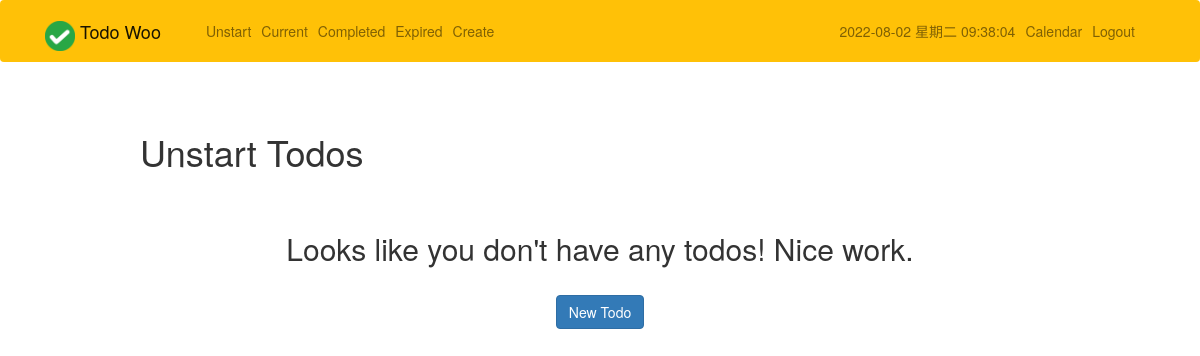
/unstart/ (signed in), run on an earlier commit of the app's database.
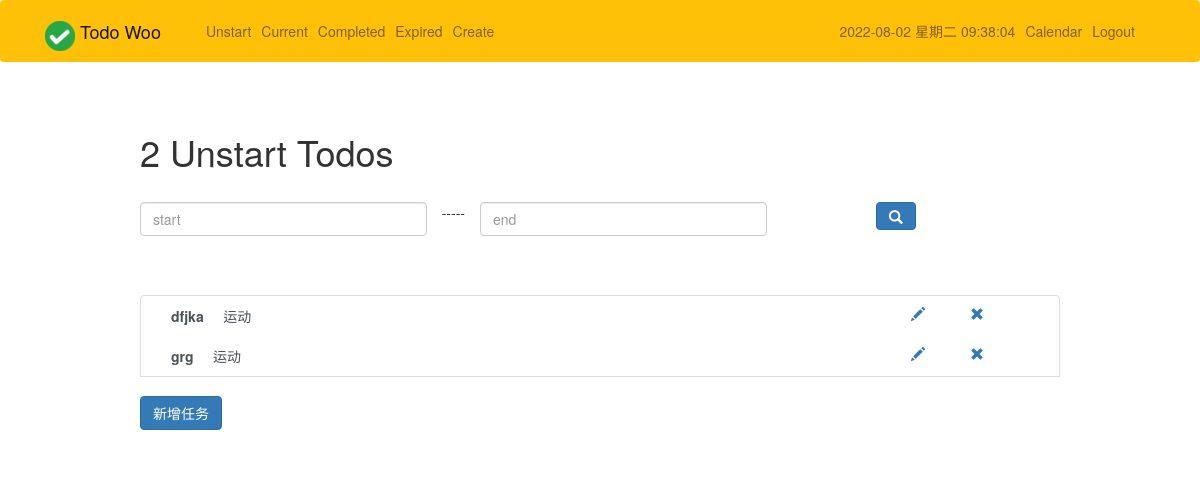
And on a later commit of the database.
### todo/models.py (models this page shows, shortened)
class Todo(models.Model):
    title = models.CharField(verbose_name="标题", max_length=100)
    memo = models.TextField(verbose_name="内容", blank=True)
    created = models.DateTimeField(auto_now_add=True)
    datecompleted = models.DateTimeField(null=True, blank=True)
    important = models.BooleanField(default=False)  # 不要用这个，没有用
    user = models.ForeignKey(User, on_delete=models.CASCADE)
    level = models.SmallIntegerField(verbose_name="任务重要性", choices=level_choices, default=0)
    expiration_date = models.DateTimeField(verbose_name="任务截止日期", null=True, blank=True)
    status = models.SmallIntegerField(verbose_name="任务状态", choices=status_choices, default=0)
    predict_hour = models.IntegerField(verbose_name="预计花费小时", default=0)
    predict_minute = models.IntegerField(verbose_name="预计花费分钟", default=0)
    isDaily = models.BooleanField(verbose_name="日常", default=False)
    fixedTime_start = models.TimeField(verbose_name="日常任务固定时间开始", null=True, blank=True)
    fixedTime_end = models.TimeField(verbose_name="日常任务固定时间结束", null=True, blank=True)
    tag = models.SmallIntegerField(verbose_name="标签", choices=tag_choices, default=0)
    overdue = models.BooleanField(default=False)

### todo/views.py (the view)
# urls.py: path('unstart/', views.unstarttodos, name='unstarttodos'),
@login_required
def unstarttodos(request):
    data_dict = {}
    tomorrow = (datetime.date.today() + datetime.timedelta(days=1)).strftime("%Y-%m-%d")
    start = request.GET.get('start')
    end = request.GET.get('end')
    if start and end:
        data_dict['expiration_date__lt'] = end
        data_dict['expiration_date__gt'] = start
    data_dict['status'] = 0
    data_dict['overdue'] = False
    todos = Todo.objects.filter(user=request.user, datecompleted__isnull=True, expiration_date__gte=tomorrow,
                                **data_dict)
    return render(request, 'todo/unstarttodo.html', {'todos': todos})

### todo/templates/todo/unstarttodo.html (shortened to what this page needs)
{% extends "todo/base.html" %}
{% load static %}
{% block css %}
    <link rel="stylesheet" href="{% static 'plugins/bootstrap_dist/css/bootstrap.css' %}">
    <link rel="stylesheet" href={% static 'plugins/bootstrap-datetimepicker-master/css/bootstrap-datetimepicker.css' %}>
{% endblock %}
{% block content %}
    <div class="row justify-content-center mt-5">
        <div class="col-md-10">
            {% if todos %}
                <h1>{{ todos.count }} Unstart Todo{{ todos.count|pluralize }}</h1>
                <br>
                <form method="get">
                    <div class="row">
                        <div class="form-group col-md-4">
                            <input id="start" name="start" class="form-control" type="text" required
                                   placeholder="start">
                        </div>
                        -----
                        <div class="form-group col-md-4">
                            <input id="end" name="end" class="form-control" type="text" required placeholder="end">
                        </div>
                        <div class="form-group col-md-1">&nbsp</div>
                        <div class="form-group col-md-1">
                            <button type="submit" class="btn btn-primary">
                                <span class="glyphicon glyphicon-search" aria-hidden="true"></span>
                            </button>
                        </div>
                    </div>
                </form>
            {% else %}
                <h1>Unstart Todos</h1>
            {% endif %}
        </div>
    </div>
    <div class="row justify-content-center mt-5">
        <div class="col-md-10">
            {% if todos %}
                <div class="list-group">
                    {% for todo in todos %}
                        <div class="list-group-item list-group-item-action{% if todo.important %} list-group-item-danger{% endif %}">
                            <a class="col-lg-10">
                                <b>{{ todo.title }}</b>
                                {% if todo.tag == 0 %}
                                    运动
                                {% elif todo.tag == 1 %}
                                    学习
                                {% elif todo.tag == 2 %}
                                    饮食
                                {% elif todo.tag == 3 %}
                                    工作
                                {% elif todo.tag == 4 %}
                                    休闲
                                {% elif todo.tag == 5 %}
                                    生活
                                {% elif todo.tag == 6 %}
                                    其他
                                {% endif %}
                            </a>
                            <a href="{% url 'viewtodo' todo.id %}" class="col-lg-1">
                                <span class="glyphicon glyphicon-pencil" aria-hidden="true"></span>
                            </a>
                            <a href="#">
                            <span class="glyphicon glyphicon-remove" aria-hidden="true"
                                  onclick="$('#delete').click()"></span>
                            </a>
                        </div>
                    {% endfor %}
                    <div style="margin-top: 20px">
                        <a href="{% url 'createtodo' %}">
                            <button type="submit" class="btn btn-primary">新增任务</button>
                        </a>
                    </div>
                </div>
            {% else %}
                <div class="text-center">
                    <h2>Looks like you don't have any todos! Nice work.</h2>
                    <br>
                    <a role="button" class="btn btn-primary" href="{% url 'createtodo' %}">New Todo</a>
                </div>
            {% endif %}
        </div>
    </div>
{% endblock %}

What changed in the data, as far as the page shows it:
added Todo: title "dfjka", tag "运动"
added Todo: title "grg", tag "运动"
Also different on the page:
{{ todos.count }}: (not shown) → "2"
text no longer shown: "Unstart Todos Looks like you don't have any todos! Nice work. New Todo"
text now shown: "Unstart Todo ----- 新增任务"
